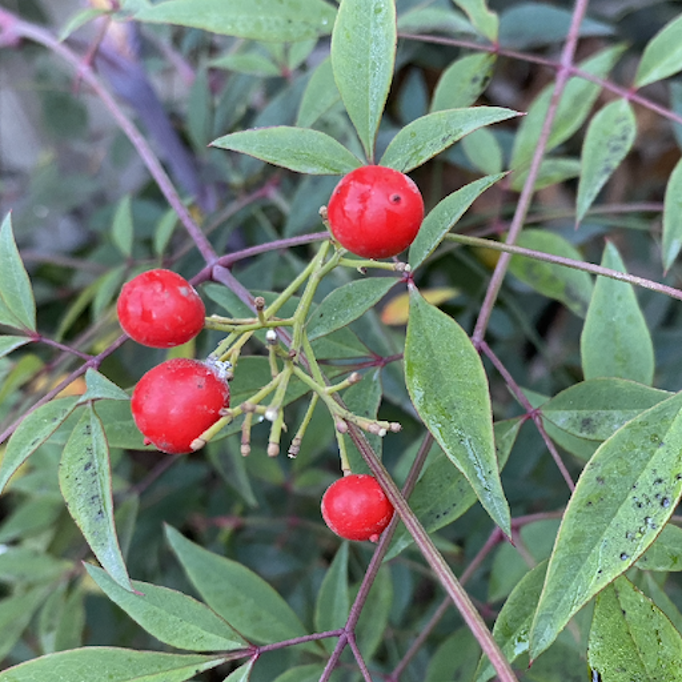
#> input picture images/frutos_rojos.png, 682 x 682 px, found by its file name
$ python segmentar_fruto_rojo.py
#> lines starting #> are read from the running program, lines starting #| are printed output that depends on the picture; after the words box and inside, x2 and y2 are one past the last pixel; in counts of white or black regions, pixels touching at a corner belong together
import cv2
import numpy as np

imagen = cv2.imread("C:/Users/Hp245-User/Desktop/openCV/images/frutos_rojos.png")
#> imagen is the input picture: shape (682, 682, 3); mean B, G, R 111.7, 125.1, 112.7

cv2.namedWindow("Original", cv2.WINDOW_NORMAL)
cv2.imshow("Original", imagen)

b, g, r = cv2.split(imagen)

image_BGR = cv2.hconcat([r, g, b])
cv2.namedWindow("RGB canales", cv2.WINDOW_NORMAL)
cv2.imshow("RGB canales", image_BGR)


Sr = r > 180
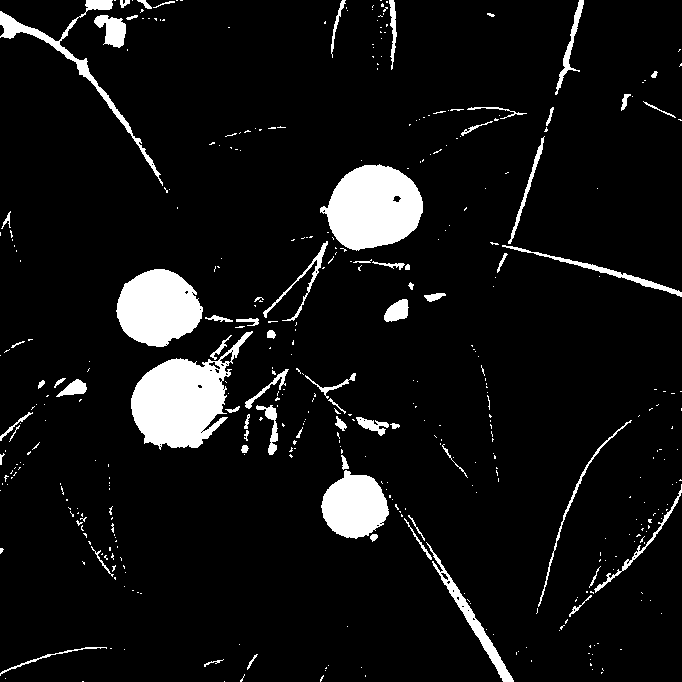
#> Sr: shape (682, 682) bool; 7.5% white; 418 white regions (349 under 20 px), largest, box (x1, y1, x2, y2) and area: (131, 331, 253, 450) 7005, (320, 164, 423, 251) 6320, (116, 269, 203, 347) 4953
Sg = g < 110
#> Sg: shape (682, 682) bool; 39.5% white; 451 white regions (351 under 20 px), largest, box (x1, y1, x2, y2) and area: (73, 220, 406, 682) 59015, (475, 271, 587, 547) 16054, (0, 188, 160, 398) 9845
Sb = b < 110
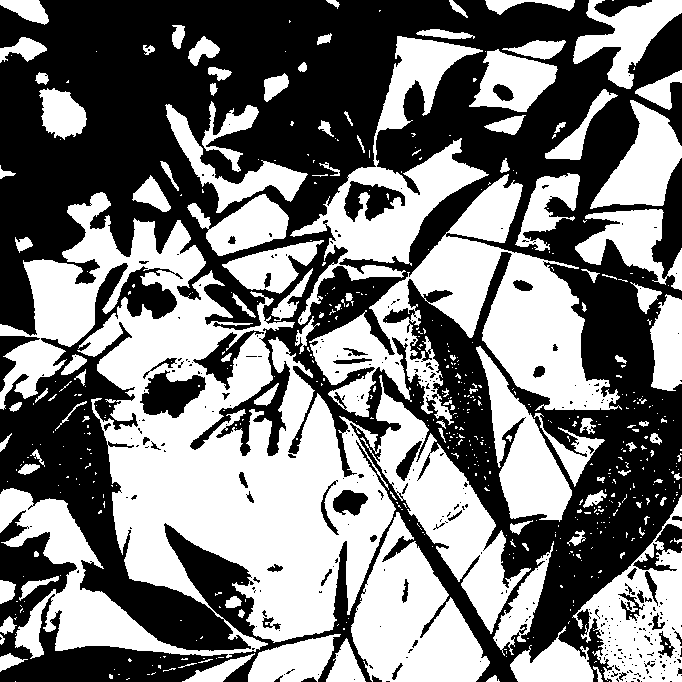
#> Sb: shape (682, 682) bool; 48% white; 551 white regions (438 under 20 px), largest, box (x1, y1, x2, y2) and area: (0, 192, 531, 659) 94154, (309, 174, 622, 425) 27174, (290, 36, 489, 325) 14037

imagen_salida_humbrales = np.concatenate((Sr, Sg, Sb), axis=1)
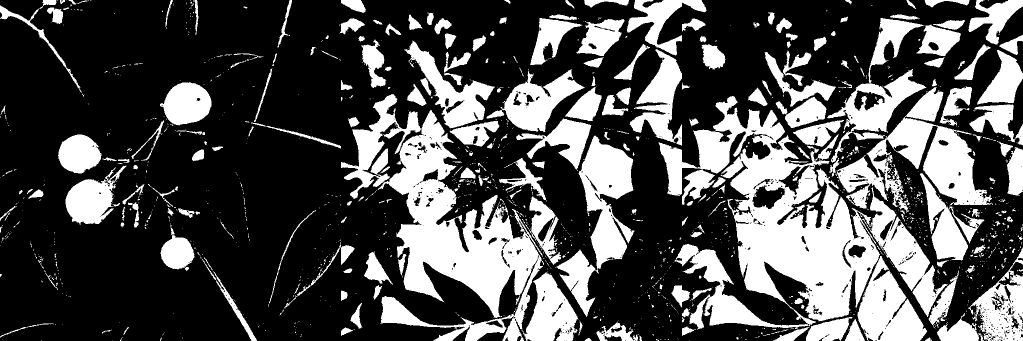
#> imagen_salida_humbrales: shape (682, 2046) bool (shown at 1/2 size); 31.7% white; 1415 white regions (1137 under 20 px), largest, box (x1, y1, x2, y2) and area: (1317, 192, 1895, 659) 97448, (755, 220, 1088, 682) 59015, (1673, 174, 1986, 425) 27174
cv2.namedWindow("Canales con humbral", cv2.WINDOW_NORMAL)
cv2.imshow("Canales con humbral", imagen_salida_humbrales.astype(np.uint8) * 255)

imagen_and = np.logical_and(Sr, Sg, Sb)
#> imagen_and: shape (682, 682) bool; 4.1% white; 12 white regions (7 under 20 px), largest, box (x1, y1, x2, y2) and area: (131, 359, 227, 449) 5762, (327, 165, 423, 251) 5594, (117, 270, 203, 347) 4444, (323, 475, 389, 539) 3047, (370, 534, 378, 541) 31

# Elimina regiones pequeñas de la imagen binaria
(alto, ancho) = imagen_and.shape
#> alto = 682; ancho = 682
frutos = imagen_and
for i in range(alto):
    s = np.sum(imagen_and[i, :])
    if s < 25:
        frutos[i, :] = 0
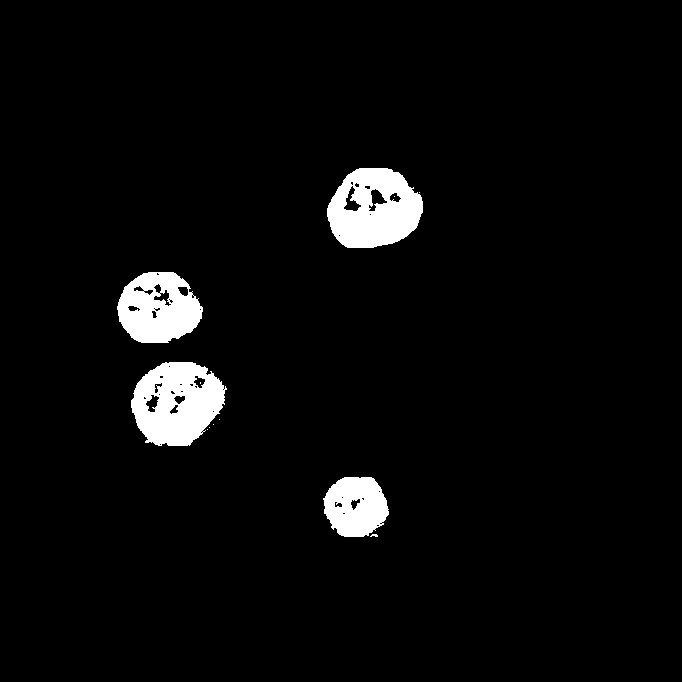
#> frutos: shape (682, 682) bool; 4% white; 12 white regions (8 under 20 px), largest, box (x1, y1, x2, y2) and area: (131, 362, 227, 446) 5679, (327, 168, 423, 248) 5531, (117, 272, 203, 343) 4345, (323, 477, 389, 537) 3001

# rellenar los frutos
    # print(frutos.shape)
# busca el inicio y fin de cada fruto por fila y rellenar rango
for i in range(alto):
    inicio, fin = -1, -1
    for j in range(ancho):
        if frutos[i, j] == 1:
            if inicio == -1:
                inicio = j
            fin = j
    # Rellenar el rango entre inicio y fin con 1's
    if inicio != -1 and fin != -1:
        frutos[i, inicio:fin+1] = 1
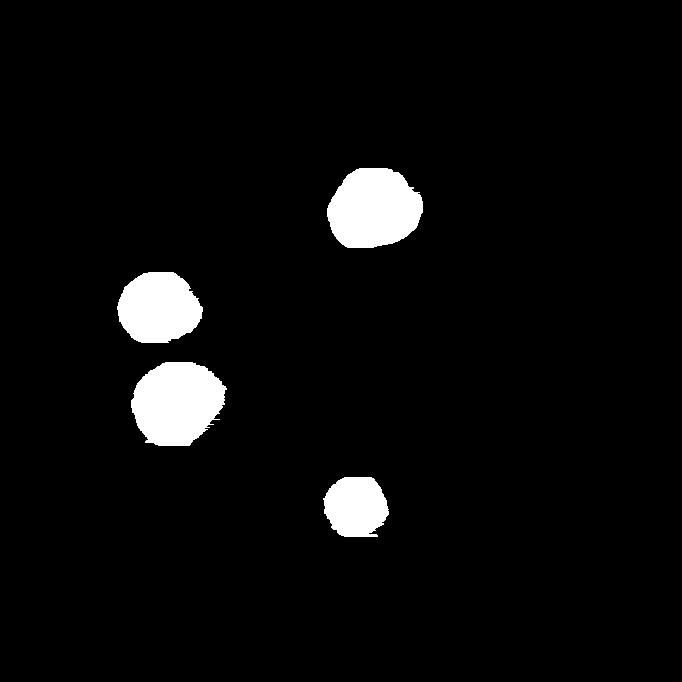
#> frutos: shape (682, 682) bool; 4.3% white; 4 white regions, box (x1, y1, x2, y2) and area: (131, 362, 227, 446) 6105, (327, 168, 423, 248) 5993, (117, 272, 203, 343) 4708, (323, 477, 389, 537) 3130

cv2.namedWindow("Frutos Segmentados Bin", cv2.WINDOW_NORMAL)
cv2.imshow("Frutos Segmentados Bin", frutos.astype(np.uint8) * 255)

# Encuentra los límites del objeto segmentado
true_indices = np.argwhere(frutos)  # Encuentra los índices de los valores verdaderos en Q
#> true_indices = 19936 pairs, first value 168 to 536, second value 117 to 422
imin, jmin = true_indices.min(axis=0)  # Obtener el índice mínimo en ambas dimensiones
#> imin = 168; jmin = 117
imax, jmax = true_indices.max(axis=0)  # Obtener el índice máximo en ambas dimensiones
#> imax = 536; jmax = 422

# Crea una imagen de bordes del objeto segmentado
bordes_frutos = np.zeros_like(frutos, dtype=np.uint8)
for i in range(alto):
    for j in range(1, ancho):
        if frutos[i, j] != frutos[i, j - 1]:
            bordes_frutos[i, j] = 1
            bordes_frutos[i, j - 1] = 1
#> bordes_frutos: shape (682, 682); values 0 (black) and 1 (white), 0.25% white in thin lines or dots, all inside (x1, y1, x2, y2) = (116, 168, 424, 537)

cv2.namedWindow("Borde de Frutos", cv2.WINDOW_NORMAL)
cv2.imshow("Borde de Frutos", bordes_frutos.astype(np.uint8) * 255)

for i in range(1, alto):
    for j in range(ancho):
        if frutos[i - 1, j] != frutos[i, j]:
            bordes_frutos[i, j] = 1
            bordes_frutos[i - 1, j] = 1
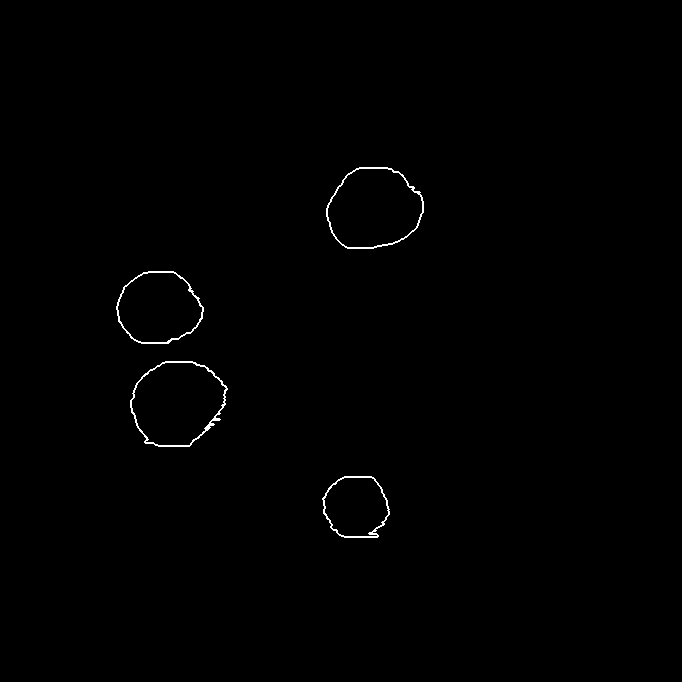
#> bordes_frutos: shape (682, 682); values 0 (black) and 1 (white), 0.44% white in thin lines or dots, all inside (x1, y1, x2, y2) = (116, 167, 424, 538)

imagen_original_bordes = imagen
for i in range(1, alto):
    for j in range(ancho):
        if bordes_frutos[i, j] == 1:
            imagen_original_bordes[i,j,:]=[255,0,0]
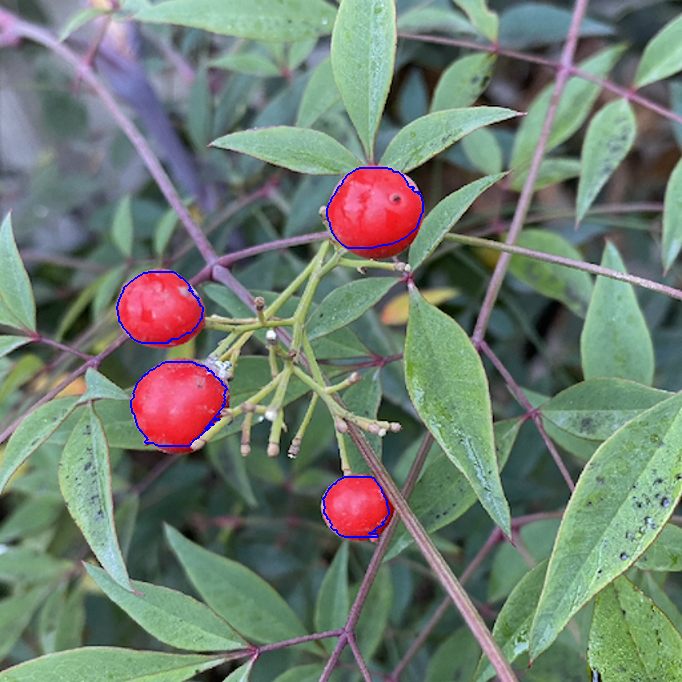
#> imagen_original_bordes: shape (682, 682, 3); 0.44% of pixels changed, all inside (x1, y1, x2, y2) = (116, 167, 424, 538)

cv2.namedWindow("Final", cv2.WINDOW_NORMAL)
cv2.imshow("Final", imagen_original_bordes)

cv2.waitKey(0)
cv2.destroyAllWindows()

$ run again, with images/amarilla.png copied over images/frutos_rojos.png
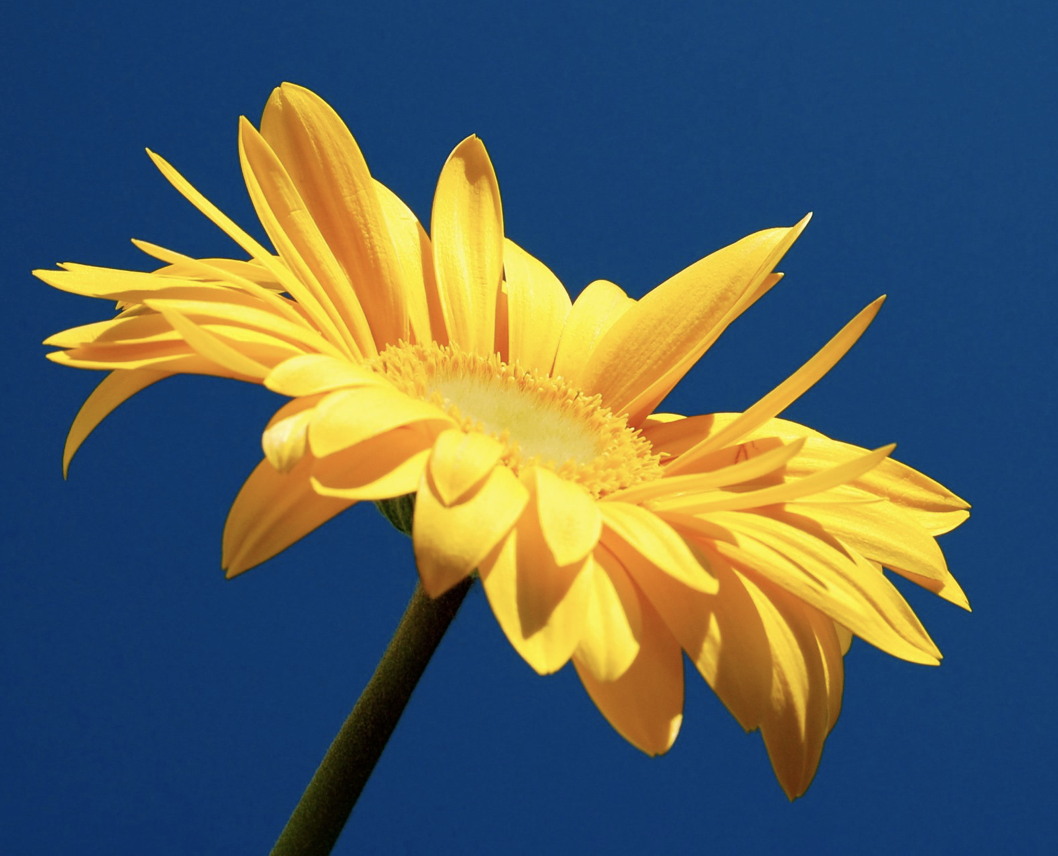
#> input picture images/amarilla.png, 1058 x 856 px, found by its file name
#> imagen is the input picture: shape (856, 1058, 3); mean B, G, R 94.7, 96.5, 84.2
#> Sr: shape (856, 1058) bool; 27.2% white; 27 white regions (23 under 20 px), largest, box (x1, y1, x2, y2) and area: (32, 82, 971, 734) 246172, (666, 714, 682, 748) 287, (833, 621, 847, 647) 132, (65, 448, 71, 461) 32
#> Sg: shape (856, 1058) bool; 72.8% white; 47 black regions (42 under 20 px), largest, box (x1, y1, x2, y2) and area: (32, 82, 972, 746) 244442, (696, 610, 723, 688) 1202, (665, 713, 683, 749) 331, (645, 413, 688, 424) 323, (246, 534, 258, 548) 44
#> Sb: shape (856, 1058) bool; 59.7% white; 1997 black regions (1799 under 20 px), largest, box (x1, y1, x2, y2) and area: (122, 0, 1058, 856) 330657, (503, 247, 621, 336) 2742, (327, 546, 415, 645) 2507
#> imagen_salida_humbrales: shape (856, 3174) bool; 53.3% white; 2088 black regions (1874 under 20 px), largest, box (x1, y1, x2, y2) and area: (0, 0, 1058, 856) 656502, (2238, 0, 3174, 856) 330657, (1090, 82, 2030, 746) 244442
#> imagen_and: shape (856, 1058) bool; 0.75% white; 113 white regions (95 under 20 px), largest, box (x1, y1, x2, y2) and area: (607, 548, 743, 626) 1689, (627, 401, 701, 450) 1053, (290, 125, 336, 240) 820
#> after the loop `for i in range(alto):`:
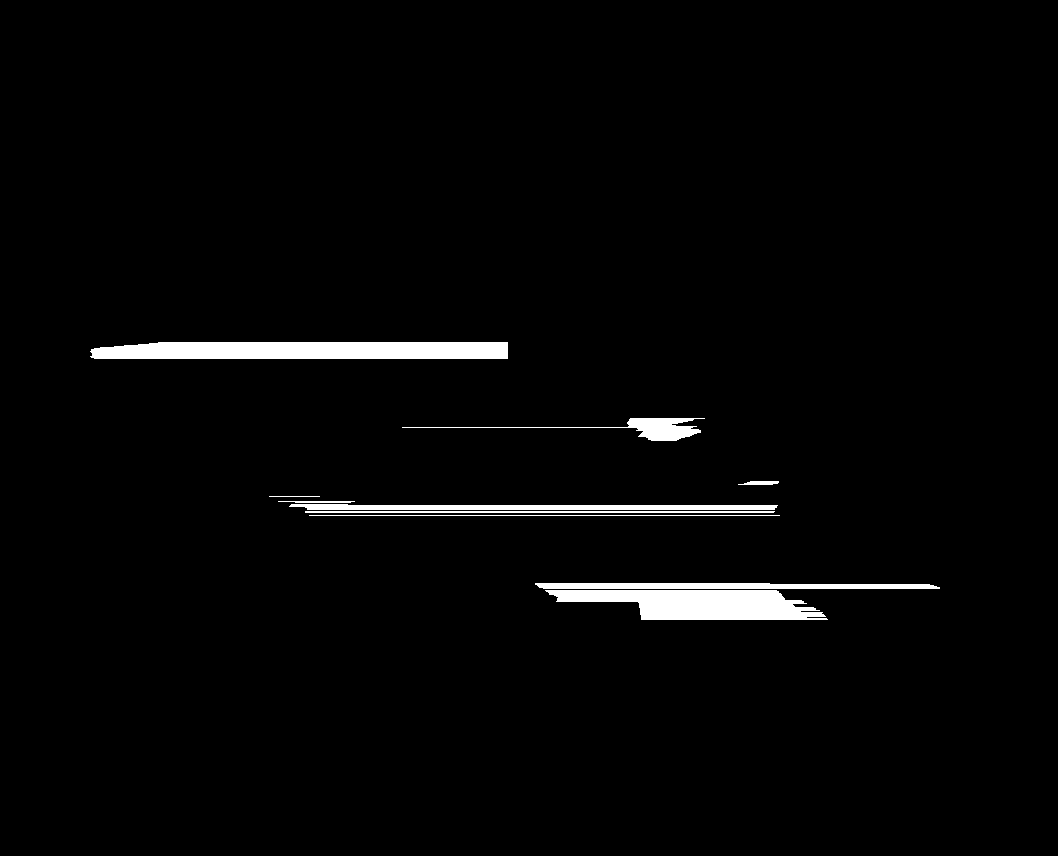
#> frutos: shape (856, 1058) bool; 2.3% white; 10 white regions, largest, box (x1, y1, x2, y2) and area: (90, 342, 508, 359) 6845, (545, 590, 828, 620) 5915, (289, 504, 778, 510) 2441
#> true_indices = 20612 pairs, first value 342 to 619, second value 90 to 939
#> imin = 342; jmin = 90
#> imax = 619; jmax = 939
#> after the loop `for i in range(1, alto):`:
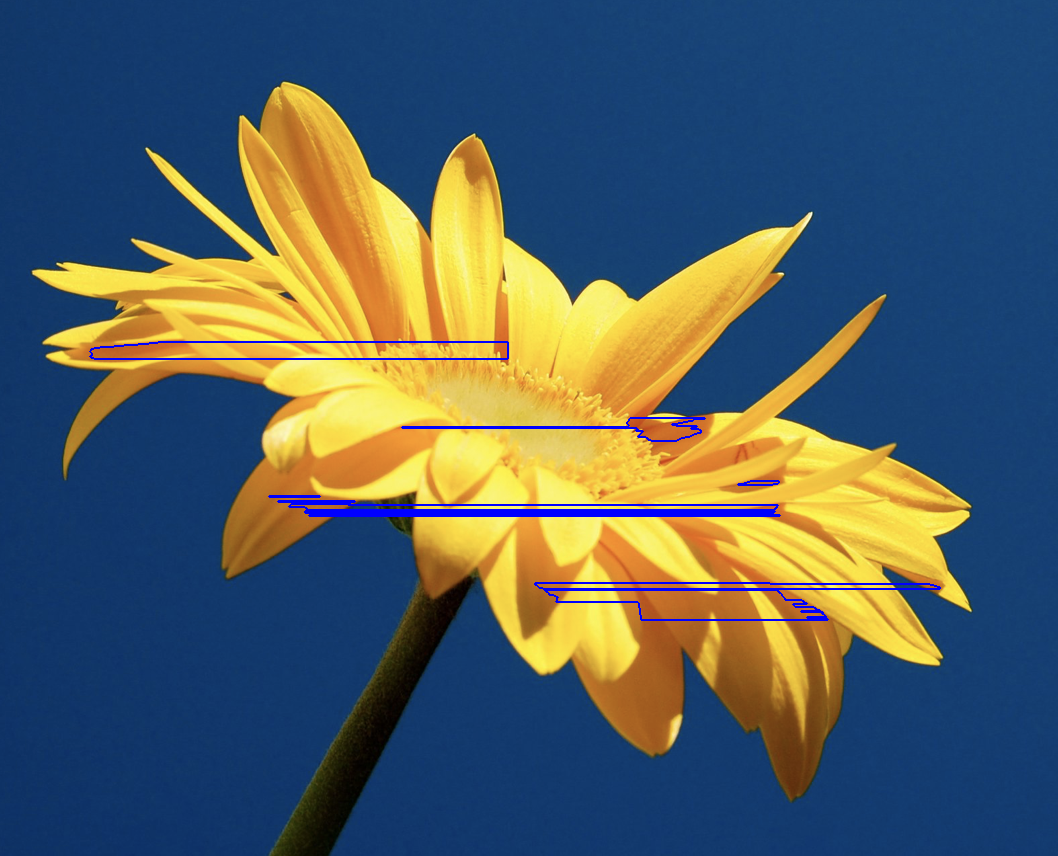
#> imagen_original_bordes: shape (856, 1058, 3); 1.21% of pixels changed, all inside (x1, y1, x2, y2) = (89, 341, 941, 621)
